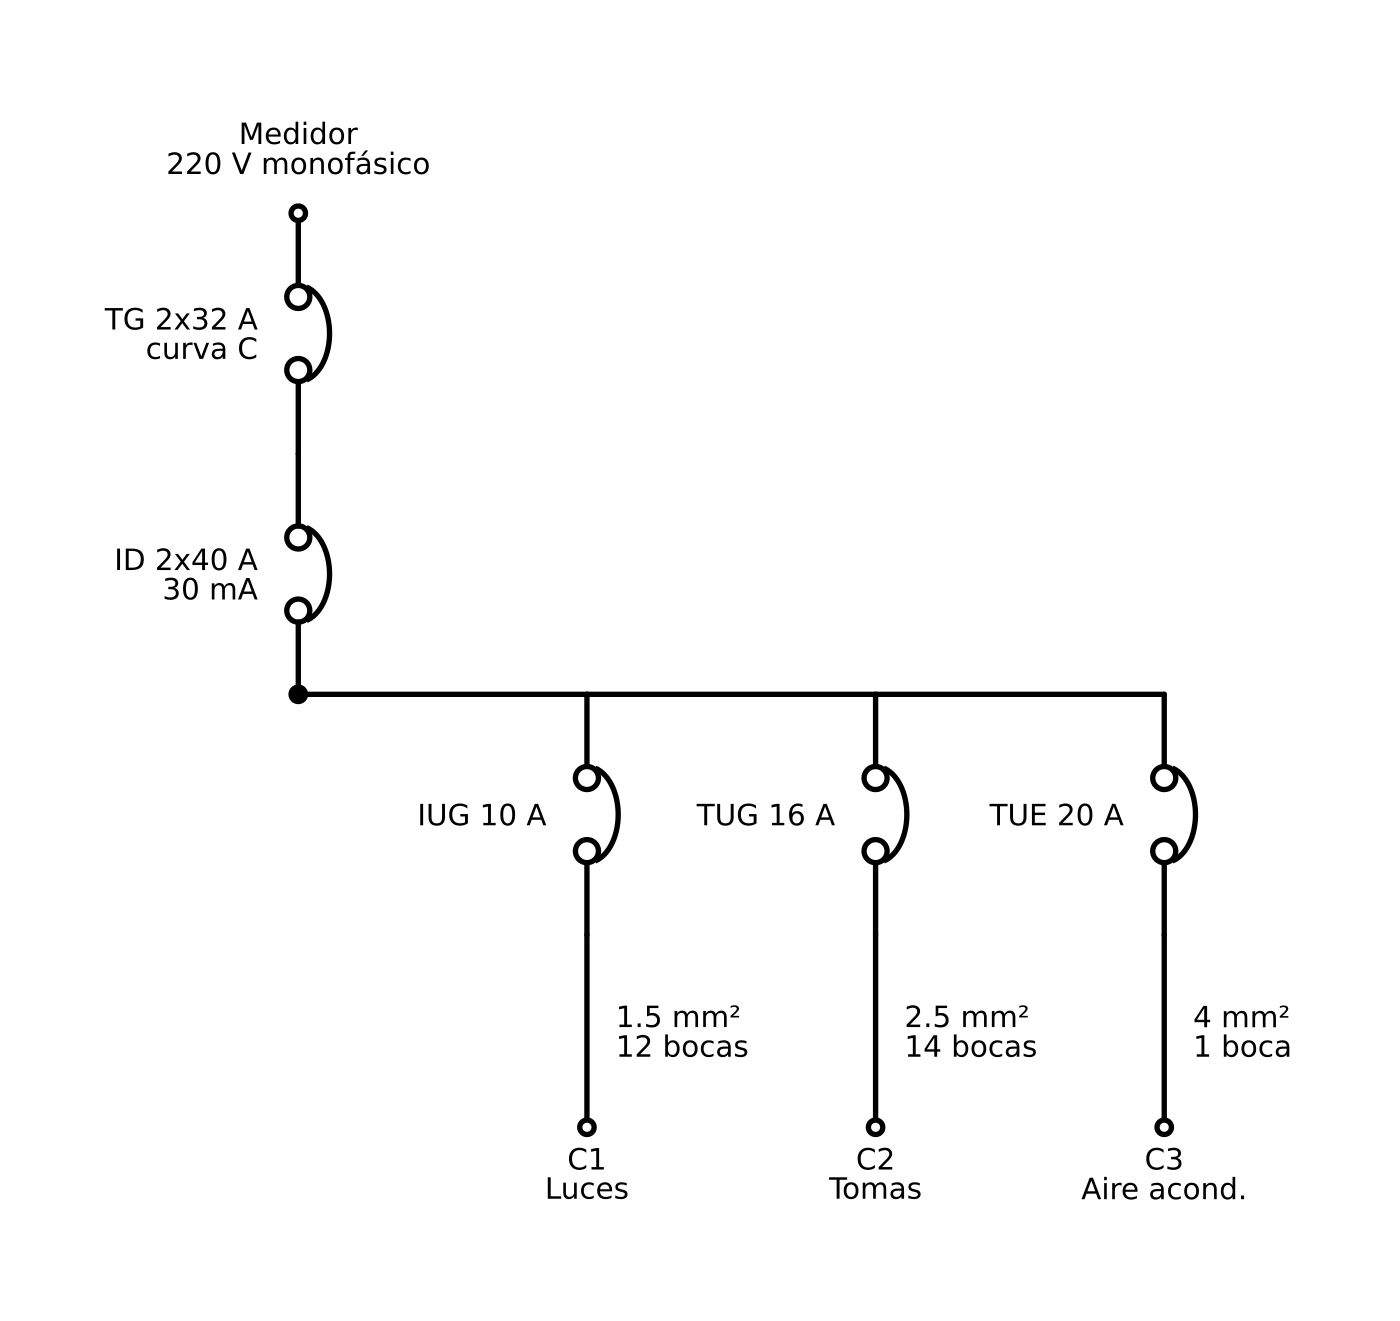

Source code (Python):
import json
import sys

import schemdraw
import schemdraw.elements as elm

MAX_BOCAS_USO_GENERAL = 15


def validar(cfg):
    avisos = []
    tg = cfg["tablero"]["termica_general"]["amperes"]
    for c in cfg["circuitos"]:
        if c["tipo"] in ("IUG", "TUG") and c["bocas"] > MAX_BOCAS_USO_GENERAL:
            avisos.append(f"{c['id']}: {c['bocas']} bocas supera el máximo de {MAX_BOCAS_USO_GENERAL}")
        if c["amperes"] >= tg:
            avisos.append(f"{c['id']}: {c['amperes']} A no puede igualar o superar la térmica general ({tg} A)")
    return avisos


def dibujar(cfg, salida):
    tg = cfg["tablero"]["termica_general"]
    di = cfg["tablero"]["diferencial"]
    with schemdraw.Drawing(file=salida, show=False) as d:
        d.config(fontsize=11, unit=2.5, margin=1.2)
        elm.Dot(open=True).label(f"Medidor\n{cfg['tension']}", "top", ofst=0.3)
        elm.Breaker().down().label(f"TG {tg['polos']}x{tg['amperes']} A\ncurva {tg['curva']}", "top", ofst=0.3)
        elm.Breaker().down().label(f"ID {di['polos']}x{di['amperes']} A\n{di['sensibilidad_ma']} mA", "top", ofst=0.3)
        elm.Dot()
        for c in cfg["circuitos"]:
            elm.Line().right(3)
            d.push()
            elm.Breaker().down().label(f"{c['tipo']} {c['amperes']} A", "top", ofst=0.3)
            elm.Line().down(2).label(f"{c['seccion_mm2']} mm²\n{c['bocas']} boca{'s' if c['bocas'] != 1 else ''}", "bottom", ofst=0.3)
            elm.Dot(open=True).label(f"{c['id']}\n{c['descripcion']}", "bottom")
            d.pop()


if __name__ == "__main__":
    entrada = sys.argv[1] if len(sys.argv) > 1 else "instalacion.json"
    with open(entrada, encoding="utf-8") as f:
        cfg = json.load(f)
    for a in validar(cfg):
        print("AVISO:", a)
    dibujar(cfg, "unifilar.svg")
    print("Generado unifilar.svg")
